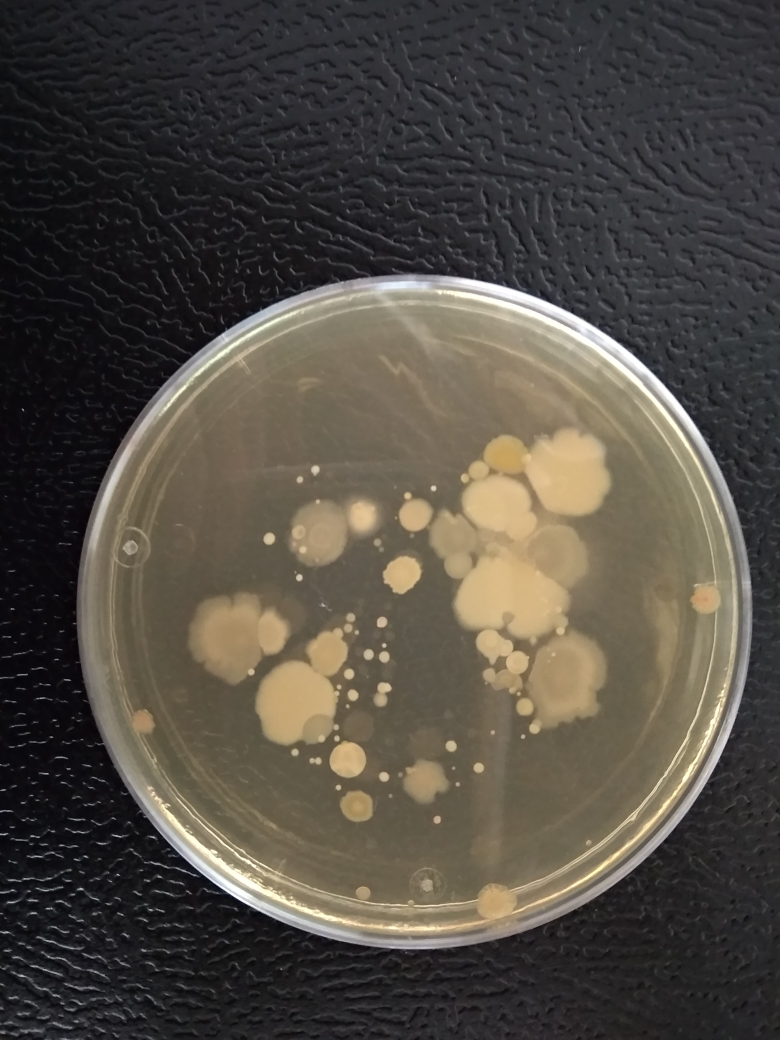
#> input picture Demo/ejemplo1.jpg, 3120 x 4160 px (shown at 1/4 size)
$ python main.py
#> lines starting #> are read from the running program, lines starting #| are printed output that depends on the picture; after the words box and inside, x2 and y2 are one past the last pixel; in counts of white or black regions, pixels touching at a corner belong together
import os

import cv2
import numpy as np
import matplotlib.pyplot as plt


#Directorio de las imágenes
path = './ejemplo1.jpg' #customize path properly
#Cargamos la imagen en blanco y negro y un reescalado
img= cv2.imread(path, 0)
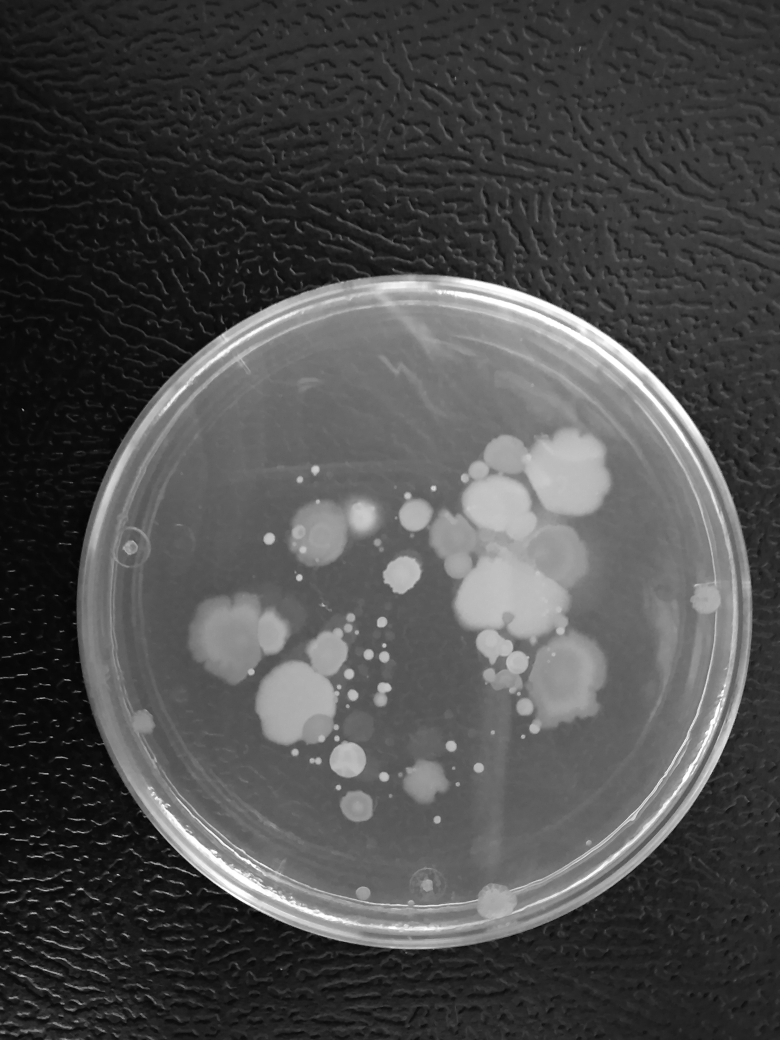
#> img: shape (4160, 3120) (shown at 1/4 size); min 0, max 255, mean 76.1
img = cv2.resize(img, (0,0), fx=0.1, fy=0.1)
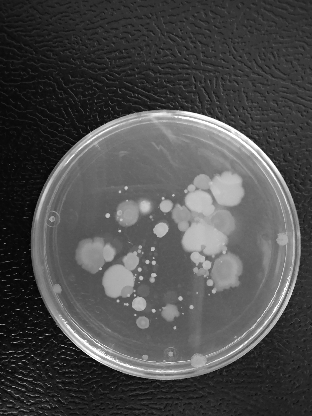
#> img: shape (416, 312); min 0, max 255, mean 76.3
img1 = img.copy() #Copia de la imagen
print(img.shape)
#| (416, 312)
#Emborronamos la imagen para quitarle ruido
img = cv2.medianBlur(img,5)
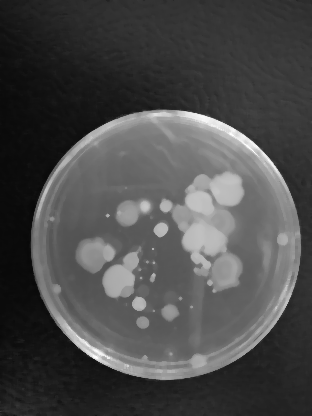
#> img: shape (416, 312); min 8, max 255, mean 74.9

img1 = cv2.cvtColor(img1,cv2.COLOR_GRAY2BGR)
#Usamos la transformada de Hough para detectar la placa de petri
circles = cv2.HoughCircles(img,cv2.HOUGH_GRADIENT,1,200,
                            param1=150,param2=100,minRadius=70,maxRadius=0)
#> circles = [[165.5, 246.5, 133.1]]

circles = np.uint16(np.around(circles))
#> circles = [[166, 246, 133]]


#Dibujamos la circunferencia de la placa
for i in circles[0,:]:
    # draw the outer circle
    cv2.circle(img1,(i[0],i[1]),i[2],(255,0,0),2)
    x, y = i[0], i[1]
    r = i[2]- 30 #reducimos el radio para quedarnos con el interior de la placa
#> this loop made 1 pass
#> (i, x, y, r) on pass 1: ([166, 246, 133], 166, 246, 103)
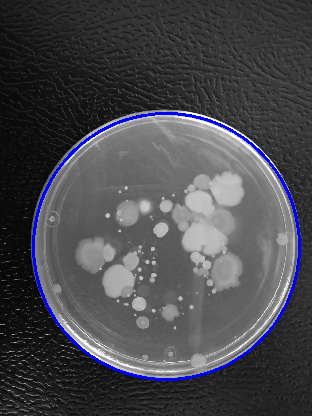
#> img1: shape (416, 312, 3); mean B, G, R 78.2, 73.3, 73.3


#Recortamos la imagen quedándonos con la placa de Petri
height,width = img.shape
#> height = 416; width = 312
mask = np.zeros((height,width), np.uint8)
cv2.circle(mask,(x,y),r,(255,255,255),thickness=-1)
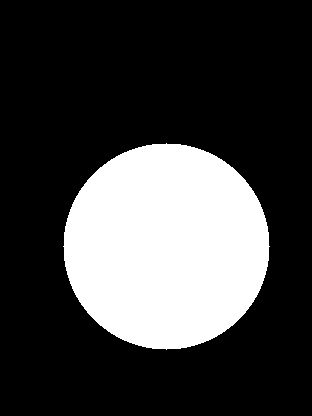
#> mask: shape (416, 312); 25.7% white; 1 white region
masked_data = cv2.bitwise_and(img1, img1, mask=mask)
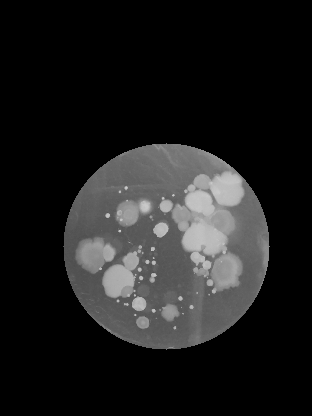
#> masked_data: shape (416, 312, 3); min 0, max 203, mean 30.1
_,thresh = cv2.threshold(mask,1,255,cv2.THRESH_BINARY)
contours = cv2.findContours(thresh,cv2.RETR_EXTERNAL,cv2.CHAIN_APPROX_SIMPLE)
#> contours = 1 contour; box (x1, y1, x2, y2) and area: (63, 143, 270, 350) 33026
#> (the run stopped early here; a loop or call above may not have finished)
